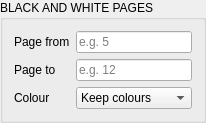
            <widget class="QGroupBox" name="groupBox_13">
             <property name="sizePolicy">
              <sizepolicy hsizetype="Preferred" vsizetype="Fixed">
               <horstretch>0</horstretch>
               <verstretch>0</verstretch>
              </sizepolicy>
             </property>
             <property name="title">
              <string>BLACK AND WHITE PAGES</string>
             </property>
             <layout class="QVBoxLayout" name="verticalLayout_20">
              <item>
               <layout class="QGridLayout" name="gridLayout_32">
                <item row="2" column="0">
                 <widget class="QLabel" name="label_23">
                  <property name="sizePolicy">
                   <sizepolicy hsizetype="Preferred" vsizetype="Fixed">
                    <horstretch>0</horstretch>
                    <verstretch>0</verstretch>
                   </sizepolicy>
                  </property>
                  <property name="text">
                   <string>Colour</string>
                  </property>
                 </widget>
                </item>
                <item row="0" column="0">
                 <widget class="QLabel" name="label_36">
                  <property name="sizePolicy">
                   <sizepolicy hsizetype="Preferred" vsizetype="Fixed">
                    <horstretch>0</horstretch>
                    <verstretch>0</verstretch>
                   </sizepolicy>
                  </property>
                  <property name="text">
                   <string>Page from</string>
                  </property>
                 </widget>
                </item>
                <item row="2" column="1">
                 <widget class="QComboBox" name="select_scale">
                  <property name="focusPolicy">
                   <enum>Qt::ClickFocus</enum>
                  </property>
                  <property name="toolTip">
                   <string>Turn pages grey or black and white. Leave on "Keep colours" to keep them as they are.</string>
                  </property>
                  <item>
                   <property name="text">
                    <string>Keep colours</string>
                   </property>
                  </item>
                  <item>
                   <property name="text">
                    <string>Grayscale</string>
                   </property>
                  </item>
                  <item>
                   <property name="text">
                    <string>Black and white</string>
                   </property>
                  </item>
                 </widget>
                </item>
                <item row="0" column="1">
                 <widget class="QLineEdit" name="page_from_grayscale">
                  <property name="sizePolicy">
                   <sizepolicy hsizetype="Preferred" vsizetype="Fixed">
                    <horstretch>0</horstretch>
                    <verstretch>0</verstretch>
                   </sizepolicy>
                  </property>
                  <property name="toolTip">
                   <string>Leave empty to start from the first page</string>
                  </property>
                  <property name="text">
                   <string/>
                  </property>
                  <property name="placeholderText">
                   <string>e.g. 5</string>
                  </property>
                 </widget>
                </item>
                <item row="1" column="1">
                 <widget class="QLineEdit" name="page_to_grayscale">
                  <property name="sizePolicy">
                   <sizepolicy hsizetype="Preferred" vsizetype="Fixed">
                    <horstretch>0</horstretch>
                    <verstretch>0</verstretch>
                   </sizepolicy>
                  </property>
                  <property name="toolTip">
                   <string>Leave empty to go to the last page</string>
                  </property>
                  <property name="text">
                   <string/>
                  </property>
                  <property name="placeholderText">
                   <string>e.g. 12</string>
                  </property>
                 </widget>
                </item>
                <item row="1" column="0">
                 <widget class="QLabel" name="label_37">
                  <property name="sizePolicy">
                   <sizepolicy hsizetype="Preferred" vsizetype="Fixed">
                    <horstretch>0</horstretch>
                    <verstretch>0</verstretch>
                   </sizepolicy>
                  </property>
                  <property name="text">
                   <string>Page to</string>
                  </property>
                 </widget>
                </item>
               </layout>
              </item>
             </layout>
            </widget>
